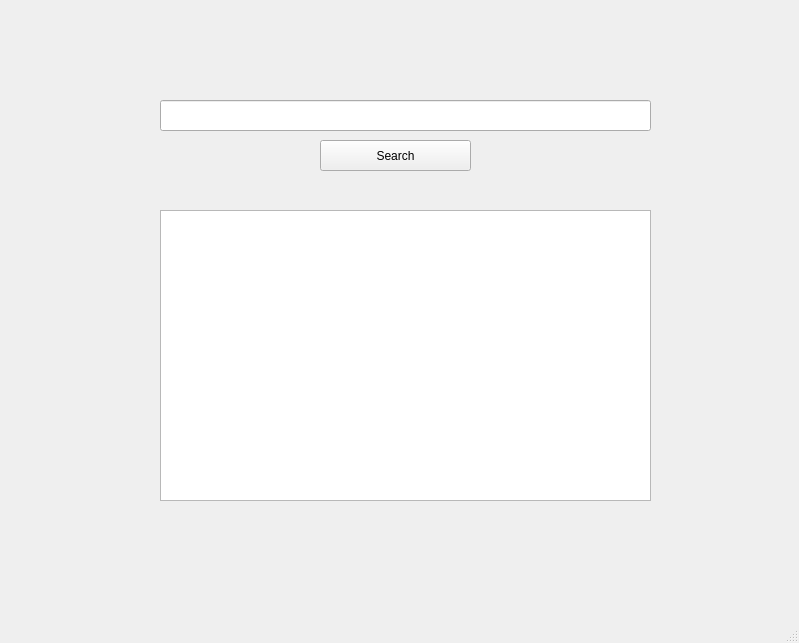
<?xml version="1.0" encoding="UTF-8"?>
<ui version="4.0">
 <class>MainWindow</class>
 <widget class="QMainWindow" name="MainWindow">
  <property name="geometry">
   <rect>
    <x>0</x>
    <y>0</y>
    <width>799</width>
    <height>643</height>
   </rect>
  </property>
  <property name="windowTitle">
   <string>MainWindow</string>
  </property>
  <widget class="QWidget" name="centralwidget">
   <widget class="QLineEdit" name="lineEdit">
    <property name="geometry">
     <rect>
      <x>160</x>
      <y>100</y>
      <width>491</width>
      <height>31</height>
     </rect>
    </property>
   </widget>
   <widget class="QPushButton" name="pushButton">
    <property name="geometry">
     <rect>
      <x>320</x>
      <y>140</y>
      <width>151</width>
      <height>31</height>
     </rect>
    </property>
    <property name="text">
     <string>Search</string>
    </property>
   </widget>
   <widget class="QListView" name="listView">
    <property name="geometry">
     <rect>
      <x>160</x>
      <y>210</y>
      <width>491</width>
      <height>291</height>
     </rect>
    </property>
   </widget>
  </widget>
  <widget class="QMenuBar" name="menubar">
   <property name="geometry">
    <rect>
     <x>0</x>
     <y>0</y>
     <width>799</width>
     <height>21</height>
    </rect>
   </property>
  </widget>
  <widget class="QStatusBar" name="statusbar"/>
 </widget>
 <resources/>
 <connections/>
</ui>
